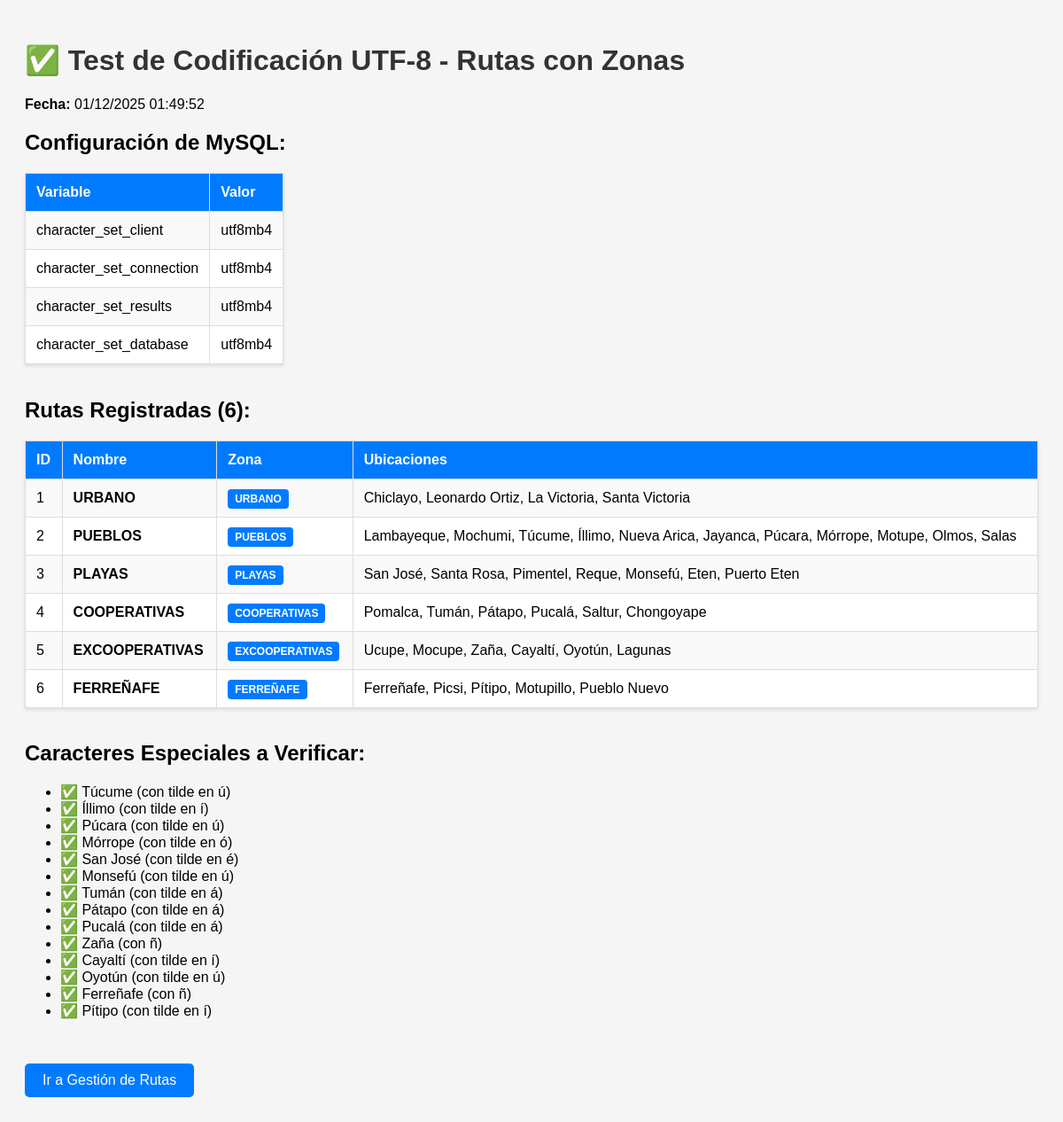
Page /test_utf8.php on the committed database.
### tables this page shows
CREATE TABLE IF NOT EXISTS rutas (
    id INT PRIMARY KEY AUTO_INCREMENT,
    nombre VARCHAR(100) NOT NULL,
    zona VARCHAR(50),
    ubicaciones TEXT,
    descripcion TEXT COMMENT 'Detalles adicionales de la ruta',
    repartidor_id INT,
    fecha_ruta DATE NOT NULL,
    hora_inicio TIME,
    hora_fin TIME,
    estado ENUM('planificada', 'en_progreso', 'completada', 'cancelada') DEFAULT 'planificada',
    total_paquetes INT DEFAULT 0,
    paquetes_entregados INT DEFAULT 0,
    distancia_total DECIMAL(10, 2),
    tiempo_estimado INT,
    creado_por INT,
    fecha_creacion TIMESTAMP DEFAULT CURRENT_TIMESTAMP,
    INDEX idx_fecha (fecha_ruta),
    INDEX idx_repartidor (repartidor_id)
);

### config/database.php (called while the page is built, shortened)
<?php
class Database {
    private static $instance = null;
    public static function getInstance() {
        if (self::$instance === null) {
            self::$instance = new Database();
        }
        return self::$instance;
    }
    public function fetchAll($result) {
        $rows = [];
        if ($result && is_object($result)) {
            if ($result instanceof mysqli_result) {
                while ($row = $result->fetch_assoc()) {
                    $rows[] = $row;
                }
            }
        } elseif (is_array($result)) {
            return $result;
        }
        return $rows;
    }
}
?>

### test_utf8.php (the view, shortened to what this page needs)
<!DOCTYPE html>
<html lang="es">
<head>
</head>
<body>
    <h1>✅ Test de Codificación UTF-8 - Rutas con Zonas</h1>
    <p><strong>Fecha:</strong> <?php echo date('d/m/Y H:i:s'); ?></p>
    <?php
    require_once 'config/database.php';
    try {
        $db = Database::getInstance()->getConnection();
        $stmt = $db->query("SELECT @@character_set_client, @@character_set_connection, @@character_set_results, @@character_set_database");
        $charset = $stmt->fetch_assoc();
        echo "<h2>Configuración de MySQL:</h2>";
        echo "<table style='width: auto;'>";
        echo "<tr><th>Variable</th><th>Valor</th></tr>";
        echo "<tr><td>character_set_client</td><td>{$charset['@@character_set_client']}</td></tr>";
        echo "<tr><td>character_set_connection</td><td>{$charset['@@character_set_connection']}</td></tr>";
        echo "<tr><td>character_set_results</td><td>{$charset['@@character_set_results']}</td></tr>";
        echo "<tr><td>character_set_database</td><td>{$charset['@@character_set_database']}</td></tr>";
        echo "</table><br>";
        $stmt = $db->query("SELECT id, nombre, zona, ubicaciones FROM rutas ORDER BY id");
        $rutas = Database::getInstance()->fetchAll($stmt);
        echo "<h2>Rutas Registradas (" . count($rutas) . "):</h2>";
        echo "<table>";
        echo "<tr><th>ID</th><th>Nombre</th><th>Zona</th><th>Ubicaciones</th></tr>";
        foreach ($rutas as $ruta) {
            echo "<tr>";
            echo "<td>{$ruta['id']}</td>";
            echo "<td><strong>{$ruta['nombre']}</strong></td>";
            echo "<td><span class='badge badge-primary'>{$ruta['zona']}</span></td>";
            echo "<td>{$ruta['ubicaciones']}</td>";
            echo "</tr>";
        }
        echo "</table>";
        echo "<br><h2>Caracteres Especiales a Verificar:</h2>";
        echo "<ul>";
        echo "<li>✅ Túcume (con tilde en ú)</li>";
        echo "<li>✅ Íllimo (con tilde en í)</li>";
        echo "<li>✅ Púcara (con tilde en ú)</li>";
        echo "<li>✅ Mórrope (con tilde en ó)</li>";
        echo "<li>✅ San José (con tilde en é)</li>";
        echo "<li>✅ Monsefú (con tilde en ú)</li>";
        echo "<li>✅ Tumán (con tilde en á)</li>";
        echo "<li>✅ Pátapo (con tilde en á)</li>";
        echo "<li>✅ Pucalá (con tilde en á)</li>";
        echo "<li>✅ Zaña (con ñ)</li>";
        echo "<li>✅ Cayaltí (con tilde en í)</li>";
        echo "<li>✅ Oyotún (con tilde en ú)</li>";
        echo "<li>✅ Ferreñafe (con ñ)</li>";
        echo "<li>✅ Pítipo (con tilde en í)</li>";
        echo "</ul>";
    } catch (Exception $e) {
        echo "<div style='background: #f8d7da; color: #721c24; padding: 15px; border-radius: 5px;'>";
        echo "<strong>Error:</strong> " . $e->getMessage();
        echo "</div>";
    }
    ?>
    <br>
    <p><a href="admin/rutas.php" style="display: inline-block; background: #007bff; color: white; padding: 10px 20px; text-decoration: none; border-radius: 5px;">Ir a Gestión de Rutas</a></p>
</body>
</html>

### test_utf8.php (style rules this page uses)
body { font-family: Arial, sans-serif; padding: 20px; background: #f5f5f5; }
h1 { color: #333; }
table { background: white; border-collapse: collapse; width: 100%; box-shadow: 0 2px 4px rgba(0,0,0,0.1); }
th, td { padding: 12px; border: 1px solid #ddd; text-align: left; }
th { background: #007bff; color: white; }
tr:nth-child(even) { background: #f9f9f9; }
.badge { padding: 4px 8px; border-radius: 4px; font-size: 12px; font-weight: bold; }
.badge-primary { background: #007bff; color: white; }

### rows in the picture
rutas: id "1", nombre "URBANO", zona "URBANO", ubicaciones "Chiclayo, Leonardo Ortiz, La Victoria, Santa Victoria"
rutas: id "2", nombre "PUEBLOS", zona "PUEBLOS", ubicaciones "Lambayeque, Mochumi, Túcume, Íllimo, Nueva Arica, Jayanca, Púcara, Mórrope, Motupe, Olmos, Salas"
rutas: id "3", nombre "PLAYAS", zona "PLAYAS", ubicaciones "San José, Santa Rosa, Pimentel, Reque, Monsefú, Eten, Puerto Eten"
rutas: id "4", nombre "COOPERATIVAS", zona "COOPERATIVAS", ubicaciones "Pomalca, Tumán, Pátapo, Pucalá, Saltur, Chongoyape"
rutas: id "5", nombre "EXCOOPERATIVAS", zona "EXCOOPERATIVAS", ubicaciones "Ucupe, Mocupe, Zaña, Cayaltí, Oyotún, Lagunas"
rutas: id "6", nombre "FERREÑAFE", zona "FERREÑAFE", ubicaciones "Ferreñafe, Picsi, Pítipo, Motupillo, Pueblo Nuevo"

### other values in the picture
$charset['@@character_set_client'] "utf8mb4"
$charset['@@character_set_connection'] "utf8mb4"
$charset['@@character_set_results'] "utf8mb4"
$charset['@@character_set_database'] "utf8mb4"
count($rutas) "6"
